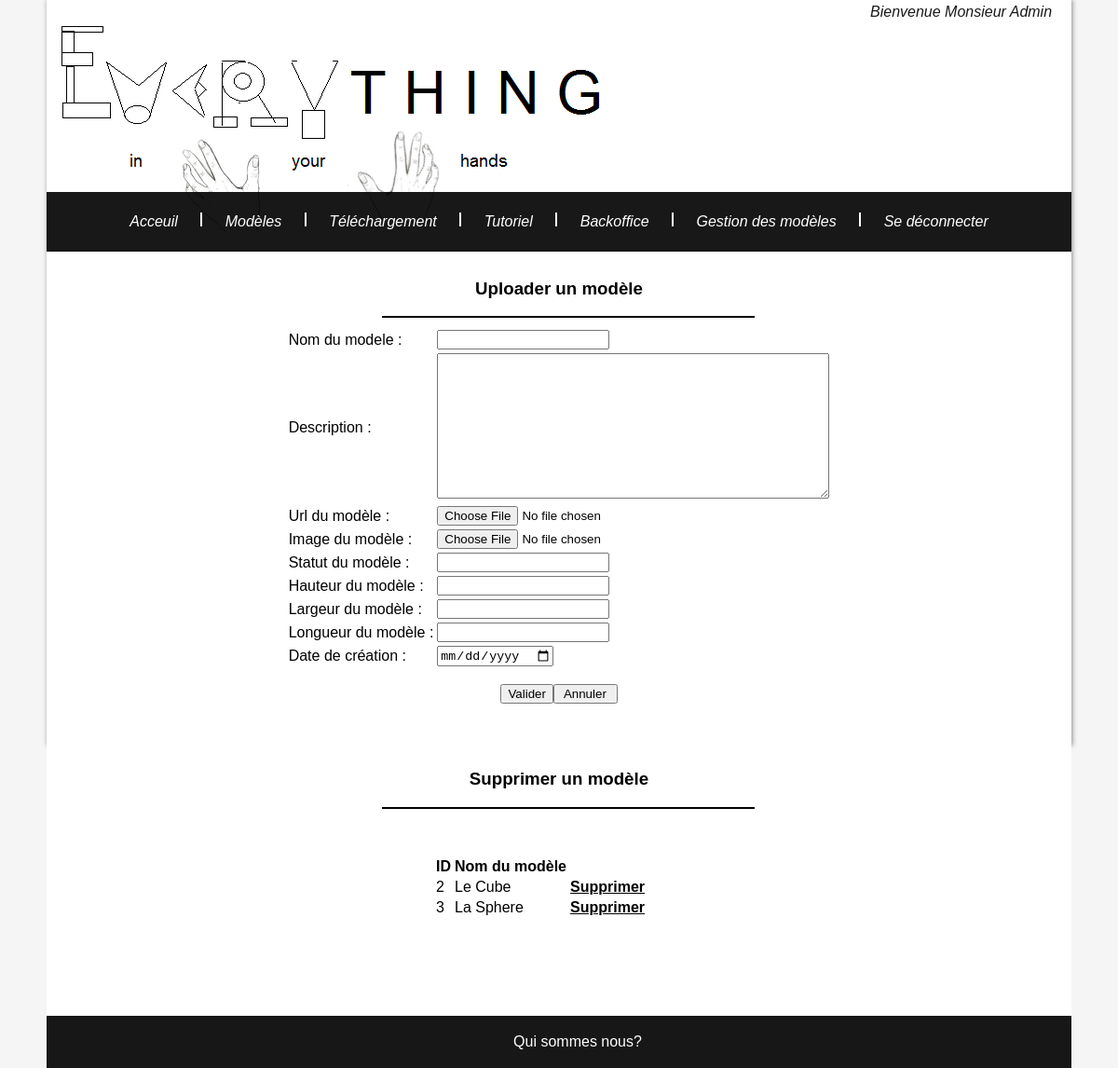
The app's page /Maquette/admin_modele.php (signed in) with its own data.
### tables this page shows
CREATE TABLE IF NOT EXISTS `modele` (
  `id_modele` int(11) NOT NULL AUTO_INCREMENT,
  `nom_modele` varchar(20) NOT NULL,
  `description_modele` varchar(1000) NOT NULL,
  `url_modele` varchar(200) NOT NULL,
  `image_modele` varchar(200) NOT NULL,
  `statut_modele` varchar(30) NOT NULL,
  `hauteur_modele` float NOT NULL,
  `largeur_modele` float NOT NULL,
  `longueur_modele` float NOT NULL,
  `date_modele` date NOT NULL,
  `id_inscrit` int(11) NOT NULL,
  PRIMARY KEY (`id_modele`),
  KEY `FK_modele_id_inscrit` (`id_inscrit`)
);

### Maquette/fragments/traitements/db.php (called while the page is built, shortened)
<?php
function requete($requete, $select = false){
	$server = 'mysql:host=localhost';
	$bdd = 'dbname=everything';
	$user= 'everything';
	$mdp= 'secret';
	$pdo = new PDO($server.';'.$bdd, $user, $mdp);
	$pdo->query("SET CHARACTER SET utf8");
	if($select == true){
		$result = $pdo->query($requete);
		$result = $result->fetchAll();
	}else{
		$result = $pdo->exec($requete);
	}
	return $result;
}
?>

### Maquette/fragments/traitements/modele.php (called while the page is built, shortened)
<?php
require_once 'db.php';
function showModele(){
    return requete("select * from modele", true);
}
?>

### Maquette/admin_modele.php (the view, shortened to what this page needs)
<?php
include ($_SERVER['DOCUMENT_ROOT'] . '/Maquette/fragments/shared/header.php');
require_once 'fragments/traitements/db.php';
require_once 'fragments/traitements/modele.php';
?>
<?php if(isset($_SESSION['login'])) { ?>
<div id="">
    <div id="">
        <h3 align="center">Uploader un modèle</h3>
        <div id="split_page_2"></div>
        <form method="post" action="fragments/shared/enregistrer_modele.php">
            <table id="table" align="center">
                <tr>
                    <td><label> Nom du modele :  </label></td>
                    <td><input id="nom" type="text" required="true" name="nom" value=""/></td>
                </tr>
                <tr>
                    <td><label> Description :  </label></td>
                    <td><textarea name="description" id="description" rows="10" cols="50" required="true"> </textarea> </td>
                </tr>
                <tr>
                    <td><label> Url du modèle :  </label></td>
                    <td><input name="url" type="file"></td>
                </tr>
                <tr>
                    <td><label> Image du modèle : </label></td>
                    <td><input name="image" type="file"></td>
                </tr>
                <tr>
                    <td><label> Statut du modèle : </label></td>
                    <td><input id="nom" type="text" required="true" name="statut"  value=""/></td>
                </tr>
                <tr>
                    <td><label> Hauteur du modèle : </label></td>
                    <td> <input id="mail" type="text" name="hauteur" required="true" value=""/></td>
                </tr>
                <tr>
                    <td><label> Largeur du modèle : </label></td>
                    <td> <input id="mail" type="text" name="largeur" required="true" value=""/></td>
                </tr>
                <tr>
                    <td><label> Longueur du modèle : </label></td>
                    <td> <input id="mail" type="text" name="longueur" required="true" value=""/></td>
                </tr>
                <tr>
                    <td><label> Date de création : </label></td>
                    <td> <input id="mail" type="date" name="date" required="true" value=""/></td>
                </tr>
           </table>
            <p align="center"><input type="submit" value="Valider"><input type="reset" name="reset" VALUE=" Annuler "></p>
        </form>
    </div>
</div>
 <?php } else { ?>
     <h3 align="center">Vous devez être connecter pour uploader un modele ! </h3>
<?php
 }
?>
 <?php
    if (isset($_SESSION['admin'])) {
        if ($_SESSION['admin'] == false) { ?>
        <br><br>
        <h3 align="center">Supprimer un modèle</h3>
        <div id="split_page_2"></div>
        <div id="corp_validation">
            <div id="text_validation">
                                <table align="center">
                                    <tr>
                                        <th>ID</th>
                                        <th>Nom du modèle</th>
                                    </tr>
                                <?php
                                $modeles = showModele();
                                    foreach ($modeles as $modele) {
                                ?>
                                    <tr>
                                        <td><?=$modele['id_modele'] ?></td>
                                        <td><?=$modele['nom_modele'] ?></td>
                                        <td><a style="color: black; font-weight: bold; text-decoration: underline;" href="fragments/traitements/bo_suppr_modele.php?id=<?php echo $modele['id_modele'] ?>">Supprimer</a></td>
                                    </tr>
                                <?php
                                    }
                                ?>
                                </table>
                </div>
        </div>
        <?php } }?>
<?php
include ($_SERVER['DOCUMENT_ROOT'] . '/Maquette/fragments/shared/footer.php');
?>

### Maquette/res/style.css (style rules this page uses)
body, html { padding:0; margin:0; height: 100%; width:100%; font-family: sans-serif; background-color: whitesmoke; }
a { text-decoration: none;color:bi; }
#split_page_2 { background-color: black; height: 2px; width: 400px; margin-left:350px; margin-bottom: 10px; margin-top: 10px; }
#corp_validation { width: 50%; margin-left: 250px; margin-right: 20px; margin-top: 50px; margin-bottom: 20px; }
#text_validation { position : static; color : black; margin-left: 20px; margin-right: 20px; margin-top: 20px; margin-bottom: 10px; }

### records on screen
modele: id_modele "2", nom_modele "Le Cube"
modele: id_modele "3", nom_modele "La Sphere"

### other values on screen
$_SESSION['prenom'] "Monsieur"
$_SESSION['nom'] "Admin"
